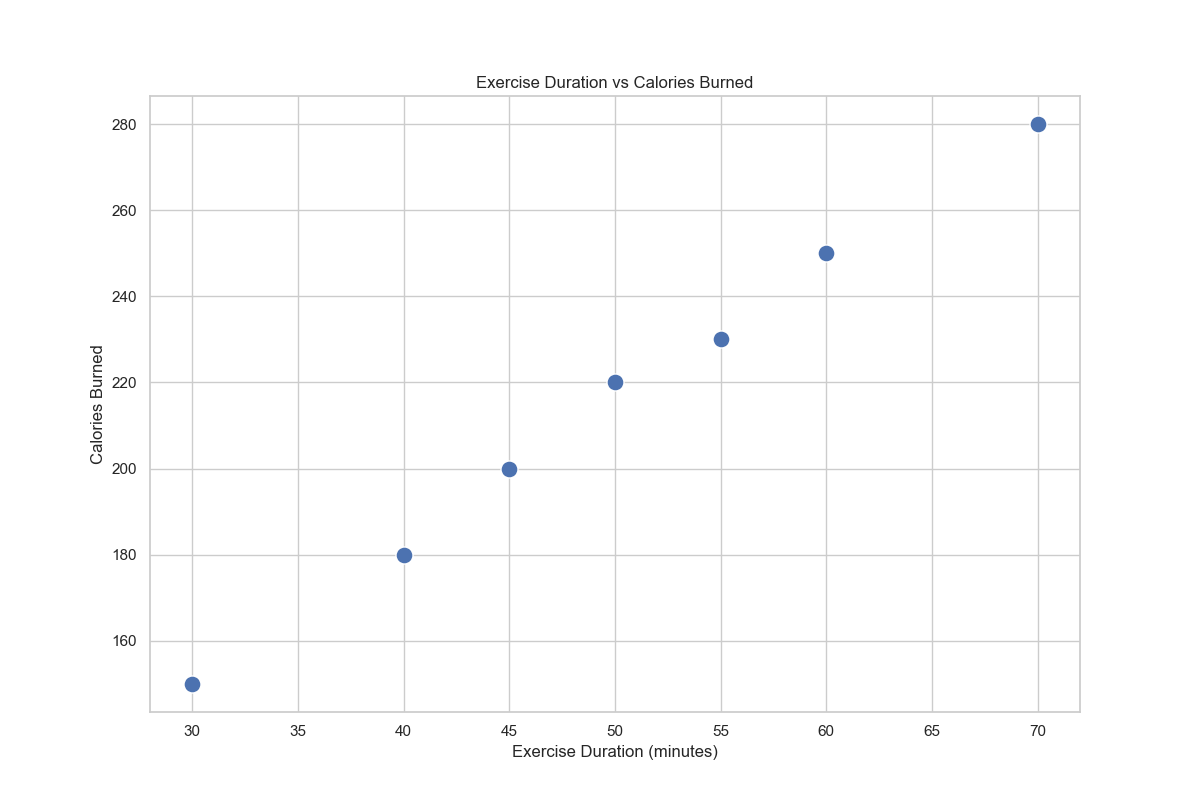

This chart was generated by the following Python code:

import pandas as pd
import seaborn as sns
import matplotlib.pyplot as plt

# Generate the data points
data = {
    'Day': ['Monday', 'Tuesday', 'Wednesday', 'Thursday', 'Friday', 'Saturday', 'Sunday'],
    'Exercise Duration (minutes)': [30, 45, 60, 40, 55, 70, 50],
    'Calories Burned': [150, 200, 250, 180, 230, 280, 220]
}

# Create a DataFrame
df = pd.DataFrame(data)

# Initialize a seaborn scatterplot
plt.figure(figsize=(12, 8))
scatter = sns.scatterplot(
    x='Exercise Duration (minutes)',
    y='Calories Burned',
    data=df,
    palette=['#1E90FF', '#32CD32', '#FFD700', '#FF4500', '#800080', '#FF1493', '#00CED1'],
    s=150  # Define the size of the points
)

# Set the title
scatter.set_title('Exercise Duration vs Calories Burned')

# Show the plot
plt.show()
